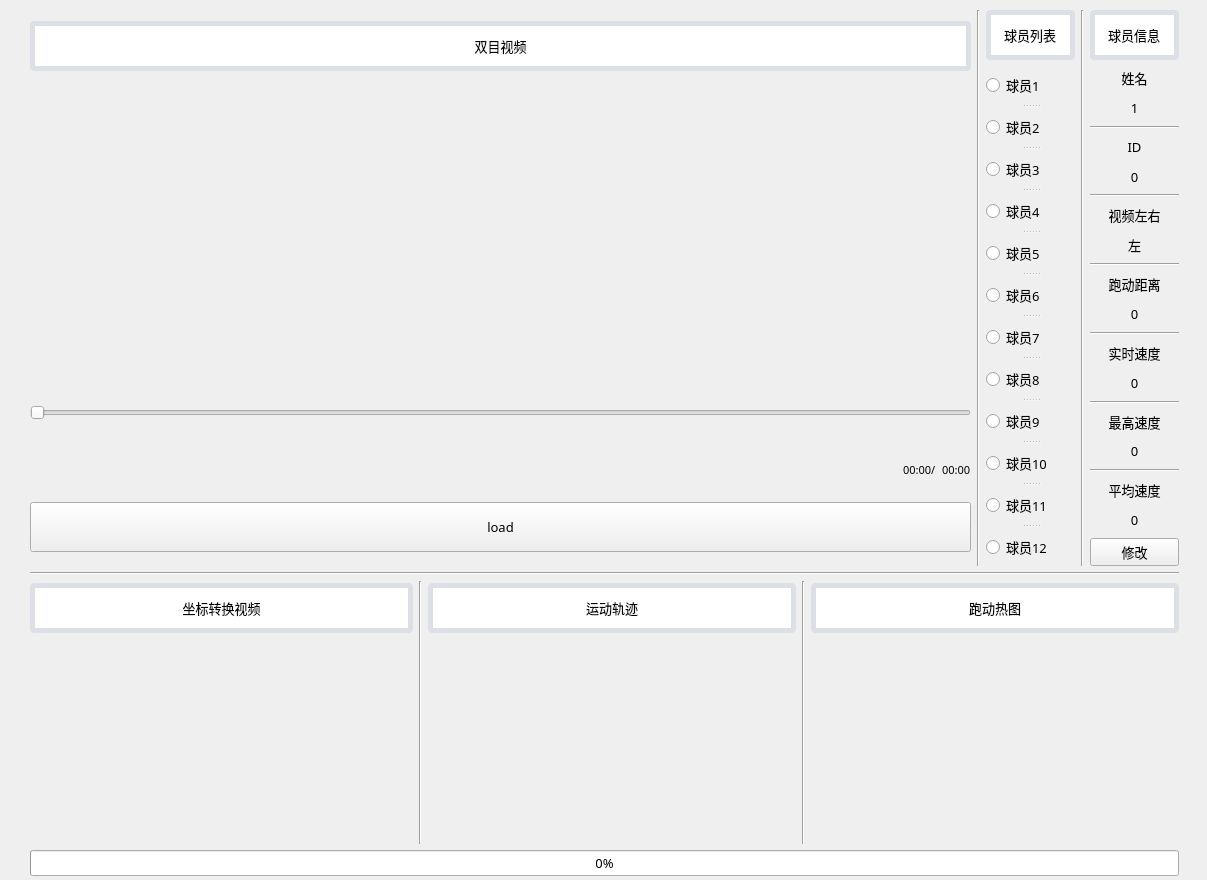
<?xml version="1.0" encoding="UTF-8"?>
<ui version="4.0">
 <class>Widget</class>
 <widget class="QWidget" name="Widget">
  <property name="geometry">
   <rect>
    <x>0</x>
    <y>0</y>
    <width>1207</width>
    <height>880</height>
   </rect>
  </property>
  <property name="windowTitle">
   <string>Form</string>
  </property>
  <widget class="QWidget" name="verticalLayoutWidget">
   <property name="geometry">
    <rect>
     <x>30</x>
     <y>10</y>
     <width>1149</width>
     <height>866</height>
    </rect>
   </property>
   <layout class="QVBoxLayout" name="mainlayout">
    <item>
     <layout class="QHBoxLayout" name="horizontalLayout_2">
      <item>
       <layout class="QVBoxLayout" name="verticalLayout_5" stretch="0,0,0,0,0">
        <item>
         <widget class="QLabel" name="label_8">
          <property name="enabled">
           <bool>true</bool>
          </property>
          <property name="minimumSize">
           <size>
            <width>0</width>
            <height>50</height>
           </size>
          </property>
          <property name="maximumSize">
           <size>
            <width>16777215</width>
            <height>50</height>
           </size>
          </property>
          <property name="font">
           <font>
            <family>Adobe Heiti Std</family>
            <pointsize>10</pointsize>
           </font>
          </property>
          <property name="styleSheet">
           <string notr="true">QLabel {
    background-color: #ffffff;
    border: 5px solid #dcdfe6;
    padding: 10px;
    border-radius: 5px;
}</string>
          </property>
          <property name="text">
           <string>双目视频</string>
          </property>
          <property name="alignment">
           <set>Qt::AlignCenter</set>
          </property>
         </widget>
        </item>
        <item>
         <spacer name="verticalSpacer">
          <property name="orientation">
           <enum>Qt::Vertical</enum>
          </property>
          <property name="sizeType">
           <enum>QSizePolicy::Fixed</enum>
          </property>
          <property name="sizeHint" stdset="0">
           <size>
            <width>800</width>
            <height>300</height>
           </size>
          </property>
         </spacer>
        </item>
        <item>
         <widget class="QSlider" name="slider_progress">
          <property name="minimumSize">
           <size>
            <width>0</width>
            <height>50</height>
           </size>
          </property>
          <property name="orientation">
           <enum>Qt::Horizontal</enum>
          </property>
         </widget>
        </item>
        <item>
         <layout class="QHBoxLayout" name="horizontalLayout_3">
          <item>
           <spacer name="horizontalSpacer">
            <property name="minimumSize">
             <size>
              <width>0</width>
              <height>30</height>
             </size>
            </property>
            <property name="maximumSize">
             <size>
              <width>16777215</width>
              <height>30</height>
             </size>
            </property>
            <property name="orientation">
             <enum>Qt::Horizontal</enum>
            </property>
            <property name="sizeHint" stdset="0">
             <size>
              <width>40</width>
              <height>10</height>
             </size>
            </property>
           </spacer>
          </item>
          <item>
           <widget class="QLabel" name="ctime">
            <property name="minimumSize">
             <size>
              <width>0</width>
              <height>30</height>
             </size>
            </property>
            <property name="maximumSize">
             <size>
              <width>16777215</width>
              <height>30</height>
             </size>
            </property>
            <property name="font">
             <font>
              <family>Adobe Heiti Std</family>
              <pointsize>8</pointsize>
             </font>
            </property>
            <property name="text">
             <string>00:00/</string>
            </property>
           </widget>
          </item>
          <item>
           <widget class="QLabel" name="time">
            <property name="minimumSize">
             <size>
              <width>0</width>
              <height>30</height>
             </size>
            </property>
            <property name="maximumSize">
             <size>
              <width>16777215</width>
              <height>30</height>
             </size>
            </property>
            <property name="font">
             <font>
              <family>Adobe Heiti Std</family>
              <pointsize>8</pointsize>
             </font>
            </property>
            <property name="text">
             <string>00:00</string>
            </property>
           </widget>
          </item>
         </layout>
        </item>
        <item>
         <widget class="QPushButton" name="load">
          <property name="maximumSize">
           <size>
            <width>16777215</width>
            <height>50</height>
           </size>
          </property>
          <property name="font">
           <font>
            <family>Adobe Heiti Std</family>
            <pointsize>10</pointsize>
           </font>
          </property>
          <property name="text">
           <string>load</string>
          </property>
         </widget>
        </item>
       </layout>
      </item>
      <item>
       <widget class="Line" name="line_8">
        <property name="orientation">
         <enum>Qt::Vertical</enum>
        </property>
       </widget>
      </item>
      <item>
       <layout class="QVBoxLayout" name="verticalLayout_6">
        <item>
         <widget class="QLabel" name="label_5">
          <property name="minimumSize">
           <size>
            <width>0</width>
            <height>50</height>
           </size>
          </property>
          <property name="maximumSize">
           <size>
            <width>16777215</width>
            <height>50</height>
           </size>
          </property>
          <property name="font">
           <font>
            <family>Adobe Heiti Std</family>
            <pointsize>10</pointsize>
           </font>
          </property>
          <property name="styleSheet">
           <string notr="true">QLabel {
    background-color: #ffffff;
    border: 5px solid #dcdfe6;
    padding: 10px;
    border-radius: 5px;
}</string>
          </property>
          <property name="text">
           <string>球员列表</string>
          </property>
         </widget>
        </item>
        <item>
         <widget class="QSplitter" name="splitter">
          <property name="orientation">
           <enum>Qt::Vertical</enum>
          </property>
          <widget class="QRadioButton" name="player_1">
           <property name="font">
            <font>
             <family>Adobe Heiti Std</family>
             <pointsize>10</pointsize>
            </font>
           </property>
           <property name="text">
            <string>球员1</string>
           </property>
          </widget>
          <widget class="QRadioButton" name="player_2">
           <property name="font">
            <font>
             <family>Adobe Heiti Std</family>
             <pointsize>10</pointsize>
            </font>
           </property>
           <property name="text">
            <string>球员2</string>
           </property>
          </widget>
          <widget class="QRadioButton" name="player_3">
           <property name="font">
            <font>
             <family>Adobe Heiti Std</family>
             <pointsize>10</pointsize>
            </font>
           </property>
           <property name="text">
            <string>球员3</string>
           </property>
          </widget>
          <widget class="QRadioButton" name="player_4">
           <property name="font">
            <font>
             <family>Adobe Heiti Std</family>
             <pointsize>10</pointsize>
            </font>
           </property>
           <property name="text">
            <string>球员4</string>
           </property>
          </widget>
          <widget class="QRadioButton" name="player_5">
           <property name="font">
            <font>
             <family>Adobe Heiti Std</family>
             <pointsize>10</pointsize>
            </font>
           </property>
           <property name="text">
            <string>球员5</string>
           </property>
          </widget>
          <widget class="QRadioButton" name="player_6">
           <property name="font">
            <font>
             <family>Adobe Heiti Std</family>
             <pointsize>10</pointsize>
            </font>
           </property>
           <property name="text">
            <string>球员6</string>
           </property>
          </widget>
          <widget class="QRadioButton" name="player_7">
           <property name="font">
            <font>
             <family>Adobe Heiti Std</family>
             <pointsize>10</pointsize>
            </font>
           </property>
           <property name="text">
            <string>球员7</string>
           </property>
          </widget>
          <widget class="QRadioButton" name="player_8">
           <property name="font">
            <font>
             <family>Adobe Heiti Std</family>
             <pointsize>10</pointsize>
            </font>
           </property>
           <property name="text">
            <string>球员8</string>
           </property>
          </widget>
          <widget class="QRadioButton" name="player_9">
           <property name="font">
            <font>
             <family>Adobe Heiti Std</family>
             <pointsize>10</pointsize>
            </font>
           </property>
           <property name="text">
            <string>球员9</string>
           </property>
          </widget>
          <widget class="QRadioButton" name="player_10">
           <property name="font">
            <font>
             <family>Adobe Heiti Std</family>
             <pointsize>10</pointsize>
            </font>
           </property>
           <property name="text">
            <string>球员10</string>
           </property>
          </widget>
          <widget class="QRadioButton" name="player_11">
           <property name="font">
            <font>
             <family>Adobe Heiti Std</family>
             <pointsize>10</pointsize>
            </font>
           </property>
           <property name="text">
            <string>球员11</string>
           </property>
          </widget>
          <widget class="QRadioButton" name="player_12">
           <property name="font">
            <font>
             <family>Adobe Heiti Std</family>
             <pointsize>10</pointsize>
            </font>
           </property>
           <property name="text">
            <string>球员12</string>
           </property>
          </widget>
         </widget>
        </item>
       </layout>
      </item>
      <item>
       <widget class="Line" name="line_9">
        <property name="orientation">
         <enum>Qt::Vertical</enum>
        </property>
       </widget>
      </item>
      <item>
       <layout class="QVBoxLayout" name="verticalLayout_7">
        <item>
         <widget class="QLabel" name="label_7">
          <property name="minimumSize">
           <size>
            <width>0</width>
            <height>50</height>
           </size>
          </property>
          <property name="maximumSize">
           <size>
            <width>16777215</width>
            <height>50</height>
           </size>
          </property>
          <property name="font">
           <font>
            <family>Adobe Heiti Std</family>
            <pointsize>10</pointsize>
           </font>
          </property>
          <property name="styleSheet">
           <string notr="true">QLabel {
    background-color: #ffffff;
    border: 5px solid #dcdfe6;
    padding: 10px;
    border-radius: 5px;
}</string>
          </property>
          <property name="text">
           <string>球员信息</string>
          </property>
         </widget>
        </item>
        <item>
         <widget class="QLabel" name="label_4">
          <property name="font">
           <font>
            <family>Adobe Heiti Std</family>
            <pointsize>10</pointsize>
           </font>
          </property>
          <property name="text">
           <string>姓名</string>
          </property>
          <property name="alignment">
           <set>Qt::AlignCenter</set>
          </property>
         </widget>
        </item>
        <item>
         <widget class="QLabel" name="name">
          <property name="font">
           <font>
            <family>Adobe Heiti Std</family>
            <pointsize>10</pointsize>
           </font>
          </property>
          <property name="text">
           <string>1</string>
          </property>
          <property name="alignment">
           <set>Qt::AlignCenter</set>
          </property>
         </widget>
        </item>
        <item>
         <widget class="Line" name="line">
          <property name="orientation">
           <enum>Qt::Horizontal</enum>
          </property>
         </widget>
        </item>
        <item>
         <widget class="QLabel" name="label_1">
          <property name="font">
           <font>
            <family>Adobe Heiti Std</family>
            <pointsize>10</pointsize>
           </font>
          </property>
          <property name="text">
           <string>ID</string>
          </property>
          <property name="alignment">
           <set>Qt::AlignCenter</set>
          </property>
         </widget>
        </item>
        <item>
         <widget class="QLabel" name="ID">
          <property name="font">
           <font>
            <family>Adobe Heiti Std</family>
            <pointsize>10</pointsize>
           </font>
          </property>
          <property name="text">
           <string>0</string>
          </property>
          <property name="alignment">
           <set>Qt::AlignCenter</set>
          </property>
         </widget>
        </item>
        <item>
         <widget class="Line" name="line_2">
          <property name="orientation">
           <enum>Qt::Horizontal</enum>
          </property>
         </widget>
        </item>
        <item>
         <widget class="QLabel" name="label_6">
          <property name="font">
           <font>
            <family>Adobe Heiti Std</family>
            <pointsize>10</pointsize>
           </font>
          </property>
          <property name="text">
           <string>视频左右</string>
          </property>
          <property name="alignment">
           <set>Qt::AlignCenter</set>
          </property>
         </widget>
        </item>
        <item>
         <widget class="QLabel" name="label_18">
          <property name="font">
           <font>
            <family>Adobe Heiti Std</family>
            <pointsize>10</pointsize>
           </font>
          </property>
          <property name="text">
           <string>左</string>
          </property>
          <property name="alignment">
           <set>Qt::AlignCenter</set>
          </property>
         </widget>
        </item>
        <item>
         <widget class="Line" name="line_3">
          <property name="orientation">
           <enum>Qt::Horizontal</enum>
          </property>
         </widget>
        </item>
        <item>
         <widget class="QLabel" name="label_22">
          <property name="font">
           <font>
            <family>Adobe Heiti Std</family>
            <pointsize>10</pointsize>
           </font>
          </property>
          <property name="text">
           <string>跑动距离</string>
          </property>
          <property name="alignment">
           <set>Qt::AlignCenter</set>
          </property>
         </widget>
        </item>
        <item>
         <widget class="QLabel" name="label_20">
          <property name="font">
           <font>
            <family>Adobe Heiti Std</family>
            <pointsize>10</pointsize>
           </font>
          </property>
          <property name="text">
           <string>0</string>
          </property>
          <property name="alignment">
           <set>Qt::AlignCenter</set>
          </property>
         </widget>
        </item>
        <item>
         <widget class="Line" name="line_4">
          <property name="orientation">
           <enum>Qt::Horizontal</enum>
          </property>
         </widget>
        </item>
        <item>
         <widget class="QLabel" name="label_10">
          <property name="font">
           <font>
            <family>Adobe Heiti Std</family>
            <pointsize>10</pointsize>
           </font>
          </property>
          <property name="text">
           <string>实时速度</string>
          </property>
          <property name="alignment">
           <set>Qt::AlignCenter</set>
          </property>
         </widget>
        </item>
        <item>
         <widget class="QLabel" name="label">
          <property name="font">
           <font>
            <family>Adobe Heiti Std</family>
            <pointsize>10</pointsize>
           </font>
          </property>
          <property name="text">
           <string>0</string>
          </property>
          <property name="alignment">
           <set>Qt::AlignCenter</set>
          </property>
         </widget>
        </item>
        <item>
         <widget class="Line" name="line_5">
          <property name="orientation">
           <enum>Qt::Horizontal</enum>
          </property>
         </widget>
        </item>
        <item>
         <widget class="QLabel" name="label_2">
          <property name="font">
           <font>
            <family>Adobe Heiti Std</family>
            <pointsize>10</pointsize>
           </font>
          </property>
          <property name="text">
           <string>最高速度</string>
          </property>
          <property name="alignment">
           <set>Qt::AlignCenter</set>
          </property>
         </widget>
        </item>
        <item>
         <widget class="QLabel" name="label_19">
          <property name="font">
           <font>
            <family>Adobe Heiti Std</family>
            <pointsize>10</pointsize>
           </font>
          </property>
          <property name="text">
           <string>0</string>
          </property>
          <property name="alignment">
           <set>Qt::AlignCenter</set>
          </property>
         </widget>
        </item>
        <item>
         <widget class="Line" name="line_6">
          <property name="orientation">
           <enum>Qt::Horizontal</enum>
          </property>
         </widget>
        </item>
        <item>
         <widget class="QLabel" name="label_3">
          <property name="font">
           <font>
            <family>Adobe Heiti Std</family>
            <pointsize>10</pointsize>
           </font>
          </property>
          <property name="text">
           <string>平均速度</string>
          </property>
          <property name="alignment">
           <set>Qt::AlignCenter</set>
          </property>
         </widget>
        </item>
        <item>
         <widget class="QLabel" name="label_17">
          <property name="font">
           <font>
            <family>Adobe Heiti Std</family>
            <pointsize>10</pointsize>
           </font>
          </property>
          <property name="text">
           <string>0</string>
          </property>
          <property name="alignment">
           <set>Qt::AlignCenter</set>
          </property>
         </widget>
        </item>
        <item>
         <widget class="QPushButton" name="edit_1">
          <property name="font">
           <font>
            <family>Adobe Heiti Std</family>
            <pointsize>10</pointsize>
           </font>
          </property>
          <property name="text">
           <string>修改</string>
          </property>
         </widget>
        </item>
       </layout>
      </item>
     </layout>
    </item>
    <item>
     <widget class="Line" name="line_7">
      <property name="orientation">
       <enum>Qt::Horizontal</enum>
      </property>
     </widget>
    </item>
    <item>
     <layout class="QHBoxLayout" name="horizontalLayout">
      <item>
       <layout class="QVBoxLayout" name="verticalLayout_2">
        <item>
         <widget class="QLabel" name="label_9">
          <property name="sizePolicy">
           <sizepolicy hsizetype="Preferred" vsizetype="Minimum">
            <horstretch>0</horstretch>
            <verstretch>0</verstretch>
           </sizepolicy>
          </property>
          <property name="minimumSize">
           <size>
            <width>0</width>
            <height>50</height>
           </size>
          </property>
          <property name="maximumSize">
           <size>
            <width>16777215</width>
            <height>45</height>
           </size>
          </property>
          <property name="font">
           <font>
            <family>Adobe Heiti Std</family>
            <pointsize>10</pointsize>
           </font>
          </property>
          <property name="styleSheet">
           <string notr="true">QLabel {
    background-color: #ffffff;
    border: 5px solid #dcdfe6;
    padding: 10px;
    border-radius: 5px;
}</string>
          </property>
          <property name="text">
           <string notr="true">坐标转换视频</string>
          </property>
          <property name="alignment">
           <set>Qt::AlignCenter</set>
          </property>
         </widget>
        </item>
        <item>
         <widget class="my_painter" name="football_2D">
          <property name="enabled">
           <bool>true</bool>
          </property>
          <property name="sizePolicy">
           <sizepolicy hsizetype="Preferred" vsizetype="Fixed">
            <horstretch>0</horstretch>
            <verstretch>0</verstretch>
           </sizepolicy>
          </property>
          <property name="minimumSize">
           <size>
            <width>368</width>
            <height>207</height>
           </size>
          </property>
          <property name="sizeIncrement">
           <size>
            <width>0</width>
            <height>0</height>
           </size>
          </property>
          <property name="text">
           <string/>
          </property>
          <property name="scaledContents">
           <bool>true</bool>
          </property>
         </widget>
        </item>
       </layout>
      </item>
      <item>
       <widget class="Line" name="line_10">
        <property name="orientation">
         <enum>Qt::Vertical</enum>
        </property>
       </widget>
      </item>
      <item>
       <layout class="QVBoxLayout" name="verticalLayout">
        <item>
         <widget class="QLabel" name="label_23">
          <property name="sizePolicy">
           <sizepolicy hsizetype="Preferred" vsizetype="Minimum">
            <horstretch>0</horstretch>
            <verstretch>0</verstretch>
           </sizepolicy>
          </property>
          <property name="minimumSize">
           <size>
            <width>0</width>
            <height>50</height>
           </size>
          </property>
          <property name="maximumSize">
           <size>
            <width>16777215</width>
            <height>45</height>
           </size>
          </property>
          <property name="font">
           <font>
            <family>Adobe Heiti Std</family>
            <pointsize>10</pointsize>
           </font>
          </property>
          <property name="styleSheet">
           <string notr="true">QLabel {
    background-color: #ffffff;
    border: 5px solid #dcdfe6;
    padding: 10px;
    border-radius: 5px;
}</string>
          </property>
          <property name="text">
           <string>运动轨迹</string>
          </property>
          <property name="alignment">
           <set>Qt::AlignCenter</set>
          </property>
         </widget>
        </item>
        <item>
         <widget class="my_roadheatmap" name="widget_2" native="true">
          <property name="sizePolicy">
           <sizepolicy hsizetype="Preferred" vsizetype="Fixed">
            <horstretch>0</horstretch>
            <verstretch>0</verstretch>
           </sizepolicy>
          </property>
          <property name="minimumSize">
           <size>
            <width>368</width>
            <height>207</height>
           </size>
          </property>
          <property name="maximumSize">
           <size>
            <width>368</width>
            <height>207</height>
           </size>
          </property>
         </widget>
        </item>
       </layout>
      </item>
      <item>
       <widget class="Line" name="line_11">
        <property name="orientation">
         <enum>Qt::Vertical</enum>
        </property>
       </widget>
      </item>
      <item>
       <layout class="QVBoxLayout" name="verticalLayout_3">
        <item>
         <widget class="QLabel" name="label_28">
          <property name="sizePolicy">
           <sizepolicy hsizetype="Preferred" vsizetype="Minimum">
            <horstretch>0</horstretch>
            <verstretch>0</verstretch>
           </sizepolicy>
          </property>
          <property name="minimumSize">
           <size>
            <width>0</width>
            <height>50</height>
           </size>
          </property>
          <property name="maximumSize">
           <size>
            <width>16777215</width>
            <height>45</height>
           </size>
          </property>
          <property name="font">
           <font>
            <family>Adobe Heiti Std</family>
            <pointsize>10</pointsize>
            <weight>50</weight>
            <bold>false</bold>
           </font>
          </property>
          <property name="styleSheet">
           <string notr="true">QLabel {
    background-color: #ffffff;
    border: 5px solid #dcdfe6;
    padding: 10px;
    border-radius: 5px;
}</string>
          </property>
          <property name="text">
           <string>跑动热图</string>
          </property>
          <property name="alignment">
           <set>Qt::AlignCenter</set>
          </property>
         </widget>
        </item>
        <item>
         <widget class="my_heatmap" name="widget" native="true">
          <property name="sizePolicy">
           <sizepolicy hsizetype="Preferred" vsizetype="Fixed">
            <horstretch>0</horstretch>
            <verstretch>0</verstretch>
           </sizepolicy>
          </property>
          <property name="minimumSize">
           <size>
            <width>368</width>
            <height>207</height>
           </size>
          </property>
          <property name="maximumSize">
           <size>
            <width>368</width>
            <height>207</height>
           </size>
          </property>
         </widget>
        </item>
       </layout>
      </item>
     </layout>
    </item>
    <item>
     <widget class="QProgressBar" name="progressBar">
      <property name="font">
       <font>
        <family>Adobe Heiti Std</family>
        <pointsize>10</pointsize>
       </font>
      </property>
      <property name="value">
       <number>0</number>
      </property>
     </widget>
    </item>
   </layout>
  </widget>
 </widget>
 <customwidgets>
  <customwidget>
   <class>my_painter</class>
   <extends>QLabel</extends>
   <header>my_painter.h</header>
  </customwidget>
  <customwidget>
   <class>my_heatmap</class>
   <extends>QWidget</extends>
   <header>my_heatmap.h</header>
   <container>1</container>
  </customwidget>
  <customwidget>
   <class>my_roadheatmap</class>
   <extends>QWidget</extends>
   <header>my_roadheatmap.h</header>
   <container>1</container>
  </customwidget>
 </customwidgets>
 <resources/>
 <connections/>
</ui>
